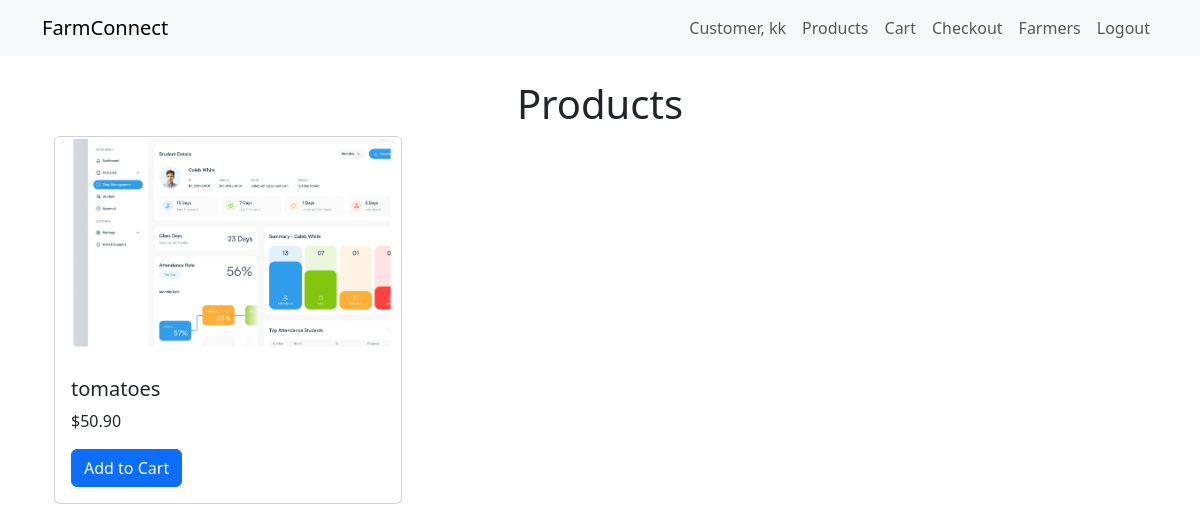
The page /products/ (signed in) on the database its author committed.
### farmers/models.py (models this page shows, shortened)
class Product(models.Model):
    farmer = models.ForeignKey("Farmer", on_delete=models.CASCADE, related_name="products")
    name = models.CharField(max_length=255)
    description = models.TextField()
    price = models.DecimalField(max_digits=10, decimal_places=2)
    image = models.ImageField(upload_to="products/")
    stock = models.PositiveIntegerField()
    created_at = models.DateTimeField(auto_now_add=True)

### farmers/views.py (the view)
# urls.py: path('products/', views.product_list, name='product_list'),
@login_required
def product_list(request):
    products = Product.objects.all()
    return render(request, 'products/product_list.html', {'products': products})

### farmers/templates/products/product_list.html
{% extends 'base.html' %}
{% block content %}
<div class="container">
    <h1 class="text-center">Products</h1>
    <div class="row">
        {% for product in products %}
            <div class="col-md-4 mb-4">
                <div class="card">
                    <img src="{{ product.image.url }}" class="card-img-top" alt="{{ product.name }}">
                    <div class="card-body">
                        <h5 class="card-title">{{ product.name }}</h5>
                        <p class="card-text">${{ product.price }}</p>
                        <a href="{% url 'add_to_cart' product.id %}" class="btn btn-primary">Add to Cart</a>
                    </div>
                </div>
            </div>
        {% endfor %}
    </div>
</div>
{% endblock %}

### farmers/templates/base.html (shortened to what this page needs)
<!DOCTYPE html>
<html lang="en">
<head>
    <link rel="stylesheet" href="https://cdn.jsdelivr.net/npm/bootstrap@5.3.0/dist/css/bootstrap.min.css">
</head>
<body>
    <nav class="navbar navbar-expand-lg navbar-light bg-light">
        <div class="container">
            <a class="navbar-brand" href="#">FarmConnect</a>
            <div class="collapse navbar-collapse" id="navbarNav">
                <ul class="navbar-nav ms-auto">
                    {% if user.is_authenticated %}
                        {% if user.customer %}
                            <li class="nav-item">
                                <span class="nav-link">Customer, {{ user.username }}</span>
                            </li>
                            <li class="nav-item"><a class="nav-link" href="{% url 'product_list' %}">Products</a></li>
                            <li class="nav-item"><a class="nav-link" href="{% url 'cart_view' %}">Cart</a></li>
                            <li class="nav-item"><a class="nav-link" href="{% url 'checkout' %}">Checkout</a></li>
                            <li class="nav-item"><a class="nav-link" href="{% url 'farmer_list' %}">Farmers</a></li>
                            <li class="nav-item"><a class="nav-link" href="{% url 'logout' %}">Logout</a></li>
                        {% elif user.farmer %}
                            <li class="nav-item"><a class="nav-link" href="{% url 'admin_dashboard' %}">Admin Dashboard</a></li>
                            <li class="nav-item">
                                <span class="nav-link">Farmer, {{ user.username }}</span>
                            </li>
                            <li class="nav-item"><a class="nav-link" href="{% url 'logout' %}">Logout</a></li>
                        {% endif %}
                    {% else %}
                        <li class="nav-item"><a class="nav-link" href="{% url 'login' %}">Login</a></li>
                    {% endif %}
                </ul>
            </div>
        </div>
    </nav>
    <div class="container mt-4">
        {% block content %}{% endblock %}
    </div>
</body>
</html>

### rows shown on the page
Product: image (picture), name "tomatoes", price "50.90"

### other values the page prints
{{ user.username }} "kk"
